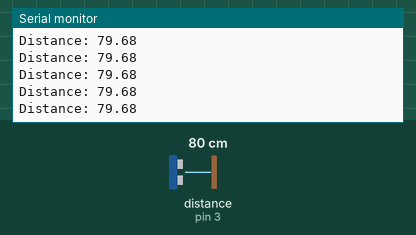
A sketch run on a simulated Arduino Uno, built with avr-gcc and run on an emulated ATmega328P. Parts: the last lines printed to the serial monitor. Wiring (inferred from the names in the program): ultrasonic range finder: trigger pin 2; echo pin 3. Inputs (shaded band) come from the test bench; at power-on: distance to the obstacle (sensor on pin 3) 80 cm. The echo pulse lasts 58.3 µs per cm.

Above: at 1.2 s.
1.3 s: distance to the obstacle (sensor on pin 3) set to 120 cm
At 1.49 s:
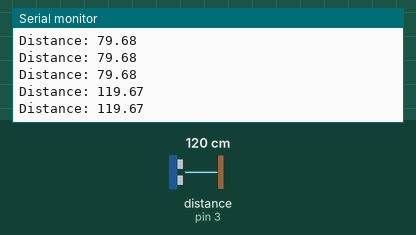
4.3 s: distance to the obstacle (sensor on pin 3) set to 2 cm
At 4.3 s:
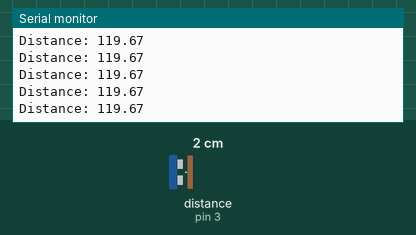
5.8 s: distance to the obstacle (sensor on pin 3) set to 299 cm
At 5.83 s:
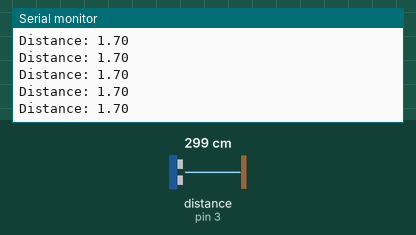
8.8 s: distance to the obstacle (sensor on pin 3) set to 250 cm
At 8.91 s:
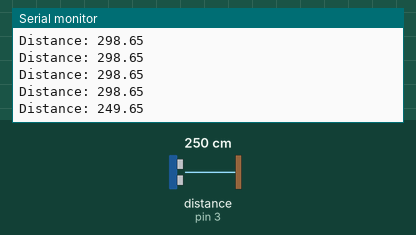
Timing chart, 0 to 11.8 s (numbered marks = the images above; inputs shaded):
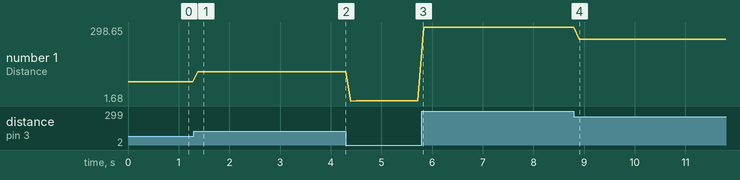

Measured:
- after the input at 1.3 s, the serial monitor: prints a new line after 0.08 s (image 1)
- after the input at 8.8 s, the serial monitor: prints a new line after 0.11 s (image 4)
- plotted number 1: 79.68 → 119.67 after the input at 1.3 s, 119.67 → 1.7 after the input at 4.3 s, 1.7 → 298.65 after the input at 5.8 s, 298.65 → 249.65 after the input at 8.8 s

The sketch:

distance.ino
```cpp
/*
 * HC-SR04 example sketch
 *
 * https://create.arduino.cc/projecthub/Isaac100/getting-started-with-the-hc-sr04-ultrasonic-sensor-036380
 *
 * by Isaac100
 */

#include "DisLib.h"

const int trigPin = 2;
const int echoPin = 3;

const int RXLED = 17; // The RX LED has a defined Arduino pin
const int TXLED = 30; // The TX LED has a defined Arduino pin

DisLib dislib(trigPin, echoPin);

void setup() {
  dislib.init();

  Serial.begin(9600);
}

void loop() {
  float distance = 0;

  distance = dislib.getDistance();

  Serial.print("Distance: ");
  Serial.println(distance);
  delay(100);
}
```

DisLib.cpp
```cpp
#include "Arduino.h"
#include "DisLib.h"

DisLib::DisLib(int trigPin, int echoPin) {
  _trigPin = trigPin;
  _echoPin = echoPin;
}

void DisLib::init() {
  pinMode(_trigPin, OUTPUT);
  pinMode(_echoPin, INPUT);
}

float DisLib::getDistance() {
  float duration;

  digitalWrite(_trigPin, LOW);
  delayMicroseconds(2);
  digitalWrite(_trigPin, HIGH);
  delayMicroseconds(10);
  digitalWrite(_trigPin, LOW);

  duration = pulseIn(_echoPin, HIGH);
  return (duration*.0343)/2;
}
```

DisLib.h
```cpp
#ifndef DisLib_h
#define DisLib_h

#include "Arduino.h"

class DisLib {
  public:
    DisLib(int trigPin, int echoPin);
    void init();
    float getDistance();
  private:
    int _trigPin;
    int _echoPin;
};

#endif
```
